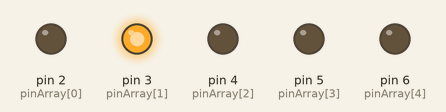
A sketch run on a simulated Arduino Uno, built with avr-gcc and run on an emulated ATmega328P. Parts: output pins drawn as LEDs (lit = HIGH).

Above: at 0.1 s.
At 0.34 s:
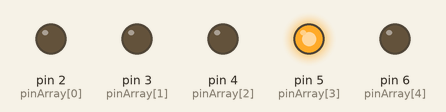
At 0.7 s:
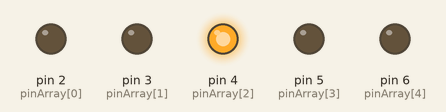
At 1.42 s:
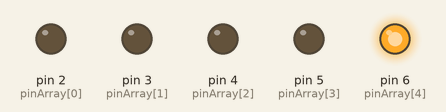
At 2.86 s:
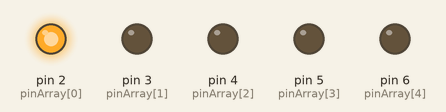
Timing chart, 0 to 3.2 s (numbered marks = the images above):
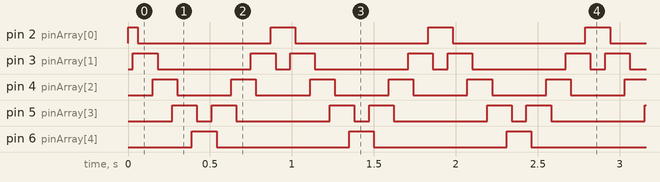

Measured:
- by itself, pin 2 (pinArray[0]): repeats every 0.96 s: LOW 0.81 s, HIGH 0.15 s
- by itself, pin 3 (pinArray[1]): repeats every 0.96 s: LOW 0.57 s, HIGH 0.15 s, LOW 0.09 s, HIGH 0.15 s
- by itself, pin 4 (pinArray[2]): alternates HIGH for 0.15 s and LOW for 0.33 s
- by itself, pin 5 (pinArray[3]): repeats every 0.96 s: LOW 0.09 s, HIGH 0.15 s, LOW 0.57 s, HIGH 0.15 s
- by itself, pin 6 (pinArray[4]): alternates HIGH for 0.15 s and LOW for 0.81 s

The sketch:

KnightRider.ino
```cpp
// (licence header left out)
//Definimos las variables
int pinArray[] = {2, 3, 4, 5, 6},  //| Pines digitales
    i = 0,                         //| Contador incremental
    timer = 30;                    //| Tiempo de cambio (en ms)

//Setup de inicio
void setup(){
  for (i=0;i<5;i++) {
    pinMode(pinArray[i], OUTPUT);
  }
}

//Cuerpo del codigo
void loop() {
  //De izquierda a derecha
  for (i=0;i<4;i++) {
    digitalWrite(pinArray[i], HIGH);
    delay(timer);
    digitalWrite(pinArray[i + 1], HIGH);
    delay(timer);
    digitalWrite(pinArray[i], LOW);
    delay(timer*2);
  }
  //De derecha a izquierda
  for (i=4;i>0;i--){
    digitalWrite(pinArray[i], HIGH);
    delay(timer);
    digitalWrite(pinArray[i - 1], HIGH);
    delay(timer);
    digitalWrite(pinArray[i], LOW);
    delay(timer*2);
  }
}
```
